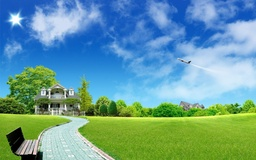
#> input picture mm.jpeg, 256 x 160 px, shrunk from 1280 x 800 before the run
$ python Kmean.py
#> lines starting #> are read from the running program, lines starting #| are printed output that depends on the picture
import math
import numpy as np
from PIL import Image
from matplotlib import pyplot as plt

def eculidean_distance(point,center,k):
    distances=[]
    for j in range(k):
        sum = np.sum(np.square(point - center[j]))
        distances.append(np.sqrt(sum))
    return distances

def update_centers(k,clusters,points):
    new_center=[]
    cluster_points=[]
    for i in range(k):
        for j in range(len(points)):
            if i==clusters[j]:
             #collecting the pixels for each cluster
             cluster_points.append(points[j])
        new_center.append(np.mean(cluster_points))
    return new_center

img=Image.open('./mm.jpeg')
#> img is the input picture: PIL image 256x160 RGB; mean R, G, B 104.6, 157.2, 156.3
img1=plt.imread('./mm.jpeg')
row=img1.shape[0]
#> row = 160
col=img1.shape[1]
#> col = 256
channel=img1.shape[2]
#> channel = 3
matrix1=np.array(img.getdata())
array_pixels=[x for sets in matrix1 for x in sets]
#> array_pixels = 122880 items
#choose cluster val
K=2
#create array of centers
center=np.empty([K])
#choose centers randomly
for i in range (K):
    index = np.random.randint(len(array_pixels))
    center[i]=array_pixels[index]
#> this loop made 2 passes
#> index on passes 1 to 2: 68268, 43567
#> after the loop, center = [196, 181]


iterations=2
for max in range(iterations):
    cluster_indx = []
    #clustring
    for i in range(len(array_pixels)):
       distance=eculidean_distance(array_pixels[i],center,K)
       cluster_indx.append(np.argmin(distance,axis=0))
    new_center=update_centers(K,cluster_indx,array_pixels)
#> this loop made 2 passes
#> new_center on passes 1 to 2: [216, 139.4], [216, 139.4]


new_img=np.empty([len(array_pixels)])
for i in range(len(array_pixels)):
    new_img[i]=math.ceil(new_center[cluster_indx[i]])


new_img=new_img.reshape(row,col,channel)
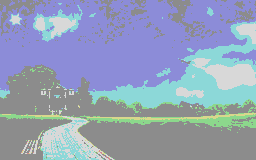
#> new_img: shape (160, 256, 3) float64; mean of channels 0, 1, 2 146.9, 160.1, 184.7; drawn as R, G, B
print(new_img)
#> (printed output is left out)
plt.imshow(new_img.astype('uint8'))
plt.show()
